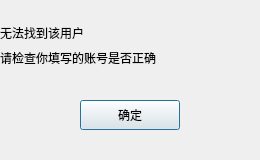
<?xml version="1.0" encoding="UTF-8"?>
<ui version="4.0">
 <class>FindFailDialog</class>
 <widget class="QDialog" name="FindFailDialog">
  <property name="geometry">
   <rect>
    <x>0</x>
    <y>0</y>
    <width>260</width>
    <height>160</height>
   </rect>
  </property>
  <property name="windowTitle">
   <string>FindFailDialog</string>
  </property>
  <layout class="QVBoxLayout" name="verticalLayout">
   <property name="spacing">
    <number>0</number>
   </property>
   <property name="leftMargin">
    <number>0</number>
   </property>
   <property name="topMargin">
    <number>0</number>
   </property>
   <property name="rightMargin">
    <number>0</number>
   </property>
   <property name="bottomMargin">
    <number>0</number>
   </property>
   <item>
    <spacer name="verticalSpacer">
     <property name="orientation">
      <enum>Qt::Vertical</enum>
     </property>
     <property name="sizeType">
      <enum>QSizePolicy::Fixed</enum>
     </property>
     <property name="sizeHint" stdset="0">
      <size>
       <width>20</width>
       <height>20</height>
      </size>
     </property>
    </spacer>
   </item>
   <item>
    <widget class="QLabel" name="fail_tip">
     <property name="minimumSize">
      <size>
       <width>0</width>
       <height>25</height>
      </size>
     </property>
     <property name="maximumSize">
      <size>
       <width>16777215</width>
       <height>25</height>
      </size>
     </property>
     <property name="text">
      <string>无法找到该用户</string>
     </property>
    </widget>
   </item>
   <item>
    <widget class="QLabel" name="fail_tip_2">
     <property name="minimumSize">
      <size>
       <width>0</width>
       <height>25</height>
      </size>
     </property>
     <property name="maximumSize">
      <size>
       <width>16777215</width>
       <height>25</height>
      </size>
     </property>
     <property name="text">
      <string>请检查你填写的账号是否正确</string>
     </property>
    </widget>
   </item>
   <item>
    <widget class="QWidget" name="widget" native="true">
     <layout class="QHBoxLayout" name="horizontalLayout">
      <item>
       <widget class="QPushButton" name="fail_sure_btn">
        <property name="minimumSize">
         <size>
          <width>100</width>
          <height>30</height>
         </size>
        </property>
        <property name="maximumSize">
         <size>
          <width>100</width>
          <height>30</height>
         </size>
        </property>
        <property name="text">
         <string>确定</string>
        </property>
       </widget>
      </item>
     </layout>
    </widget>
   </item>
  </layout>
 </widget>
 <resources/>
 <connections/>
</ui>
